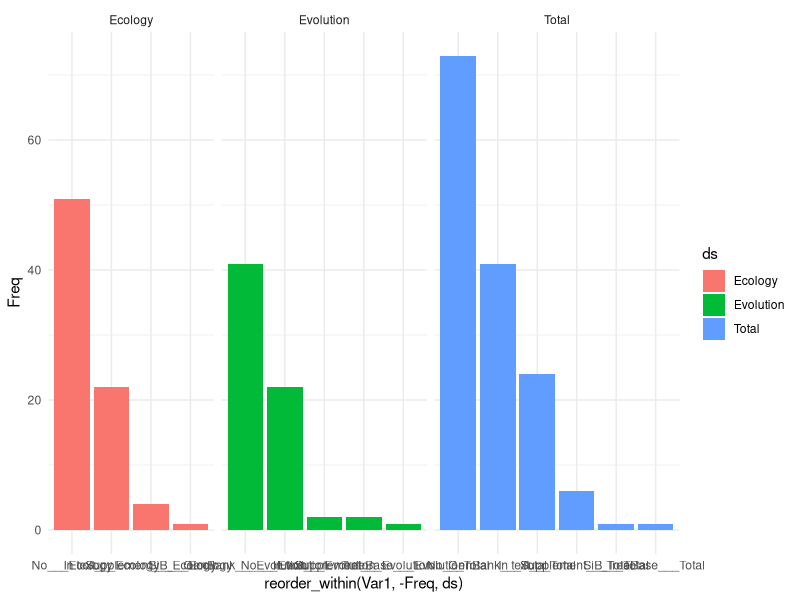

The R script that drew this image:
library(ggplot2)
library(tidytext)

## Leer los datos
data <- read.csv("data/Dataset.csv")

data$How.is.data.available.[data$How.is.data.available. == "In text (Figure of a Table)"] <- "In text"
data$How.is.data.available.[data$How.is.data.available. == "In supplement"] <- "Supplement"
data$How.is.data.available.[data$How.is.data.available. == "Sequences are in a table"] <- "In text"



eco <- data[data$Dataset == "Scielo_Ecologia.csv",]
evo <- data[data$Dataset == "Scielo_Filogen.csv",]


ds <- rbind(
data.frame(ds = "Ecology", table(eco$How.is.data.available.)),
data.frame(ds = "Evolution",table(evo$How.is.data.available.)),
data.frame(ds = "Total",table(data$How.is.data.available.))
)

ggplot(data=ds, aes(x=reorder_within(Var1, -Freq, ds), y=Freq, fill = ds)) +
  geom_bar(stat="identity")+
  theme_minimal() + 
  facet_grid(~ ds, space = "free", scales = "free")
